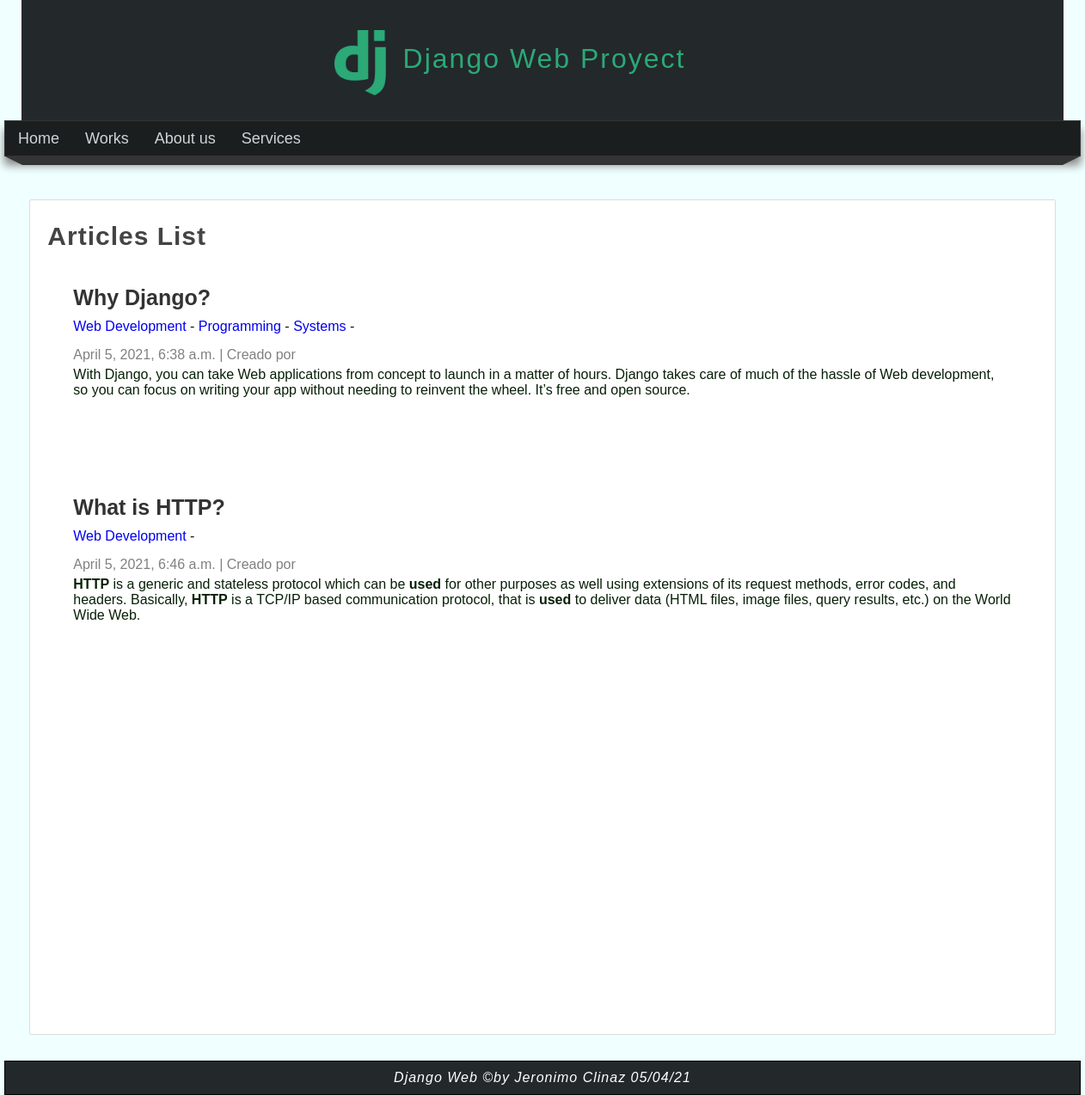
The page /articles/ on the database as committed earlier.
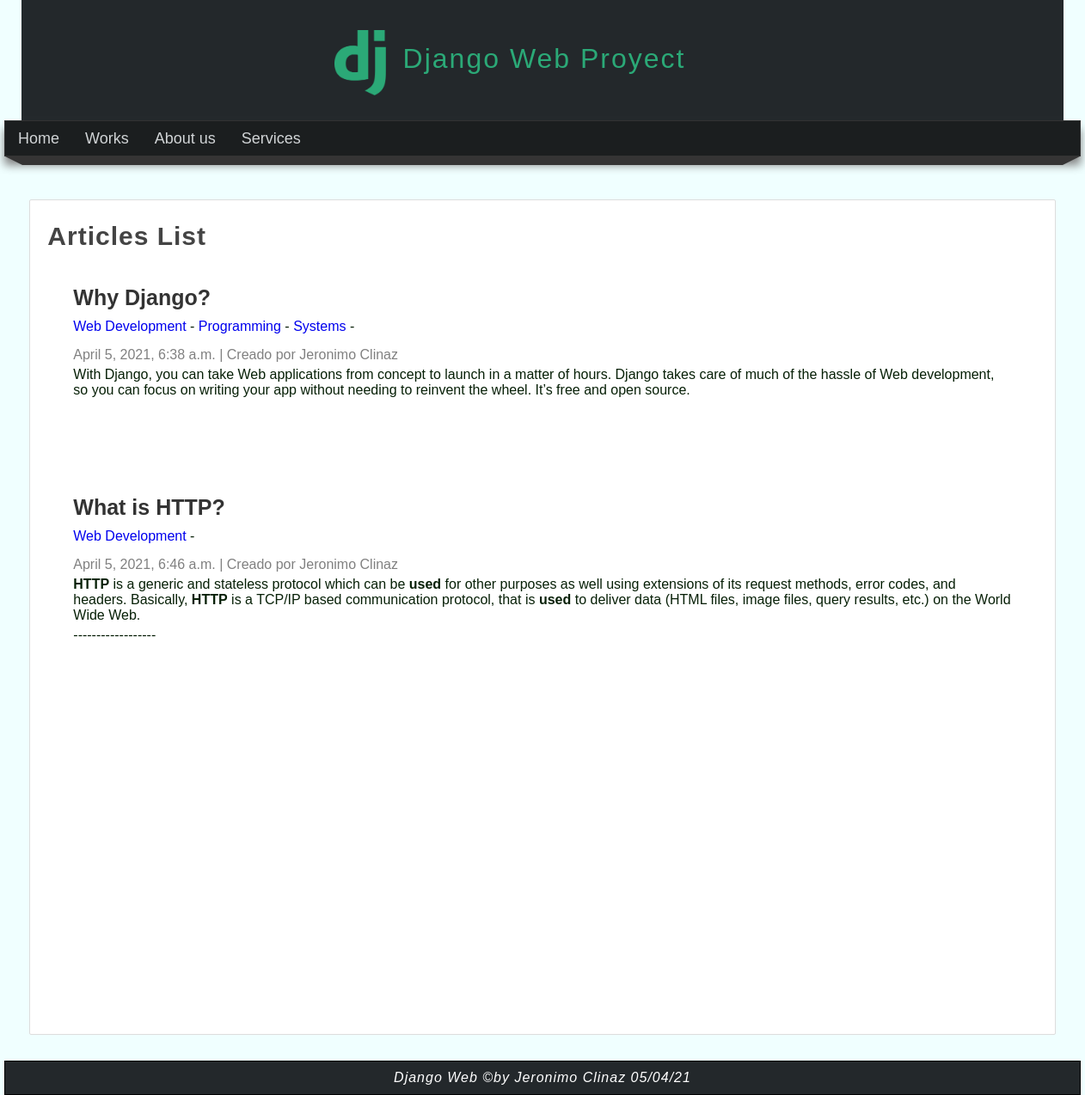
The same page on the database as committed later.
### blog/models.py (models this page shows, shortened)
class Article(models.Model):
    title= models.CharField(max_length=100, verbose_name="Title")
    content=RichTextField(verbose_name="Content")
    slug=models.CharField(verbose_name="Friendly URL", unique=True, max_length=250)
    public=models.BooleanField(default=False,verbose_name="Public?")
    created_at =models.DateTimeField(auto_now_add=True, verbose_name="Created at")
    updated_at = models.DateTimeField(auto_now=True, verbose_name="Updated at")
    image = models.ImageField(default="null", verbose_name="Image")
    categories = models.ManyToManyField(Category, verbose_name="Category")
    user = models.ForeignKey(User,editable=False, verbose_name="User", on_delete=models.CASCADE)
    class Meta:
        verbose_name = "Article"
        verbose_name_plural = "Articles"

### blog/views.py (the view)
# urls.py: path('articles/', views.list, name="list"),
def list(request):
    articles = Article.objects.all()
    return render(request, "articles/list.html",{
        'title':'Articles',
        'articles': articles,
    })

### blog/models.py (called while the page is built)
    def __str__(self):
        return self.name

### pages/context_processors.py (called while the page is built)
def get_pages(request):
    pages = Page.objects.filter(public=True).order_by('order').values_list('id', 'title', 'slug')
    return {
        'pages': pages
    }

### blog/templates/articles/list.html (shortened to what this page needs)
{% extends 'mainapp/layout.html' %}
{% block content %}
<h1 class="title">Articles List</h1>
{% for article in articles %}
            <article class="article-item">
                <div class="data">
                    <h2> {{article.title}} </h2>
                    <p>
                        {%for category in article.categories.all %}
                            <a href="#"> {{category}}<a>
                            -
                        {% endfor %}
                    </p>
                    <span class="date"> {{article.created_at}}
                    |
                    Creado por {{article.user.first_name}} {{article.user.last_name}}
                    </span>
                    <p>
                    {{article.content|safe}}
                    </p>
                </div>
            </article>
            <br>
{% endfor %}
{% endblock %}

Rows that differ between the two databases and show on the page:
changed through a linked row, Article "Why Django?": user.first_name (not shown) → "Jeronimo"; user.last_name (not shown) → "Clinaz"
changed Article "What is HTTP?": user.first_name (not shown) → "Jeronimo"; user.last_name (not shown) → "Clinaz"; content "…the World Wide Web." → "…the World Wide Web. ------------------"
